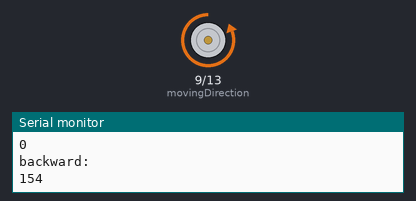
Bench run of a sketch on a simulated Arduino Uno, built with avr-gcc and run on an emulated ATmega328P. Parts: direction and speed pins drawn as motors (green arrow = direction pin HIGH = forward, orange = LOW = backward, longer = more drive), the last lines printed to the serial monitor. Random numbers use the default seed unless the sketch sets one.

Above: at 0.1 s.
At 36.1 s:
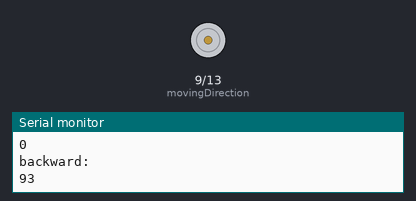
Timing chart, 0 to 39.5 s (numbered marks = the images above):
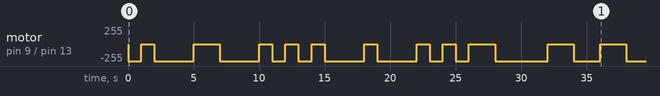

Measured:
- by itself, motor on pin 9 (movingDirection) / pin 13 (pwmSpeed): stopped → backward 255/255 at 0.00 s, → stopped 1.0 s later, → backward 255/255 1.0 s later, → stopped 3.0 s later, … (23 changes in this stretch)

The sketch:

Motor_Endurance_Test.ino
```cpp
int movingDirection = 9;   // MotorDirectionPin set to pin3
int pwmSpeed = 13;   // MotorDirectionPin set to pin3

void setup() {
   Serial.begin(9600); // start serial port at 9600 bps
   randomSeed(analogRead(0));
   pinMode(movingDirection, OUTPUT);  // sets the direction pin as output
   pinMode(pwmSpeed, OUTPUT); // sets the pwm pin as output
}

void loop() {
  int motorSpeed = random(50,255);
  int leftOrRight = random(2);
  //Serial.println(leftOrRight);
  //if (leftOrRight = 0){
          analogWrite(pwmSpeed, motorSpeed);
          digitalWrite(movingDirection, LOW);
          Serial.println("forward: ");
          Serial.println(0);
	  Serial.println("backward:");
          Serial.println(motorSpeed);
  /*}else if(leftOrRight = 1){
          analogWrite(pwmSpeed, motorSpeed);
          digitalWrite(movingDirection, LOW);
          Serial.println("forward: ");
          Serial.println(0);
	  Serial.println("backward:");
          Serial.println(motorSpeed);
  }
  */
  delay(1000);
}//close void loop()
```
